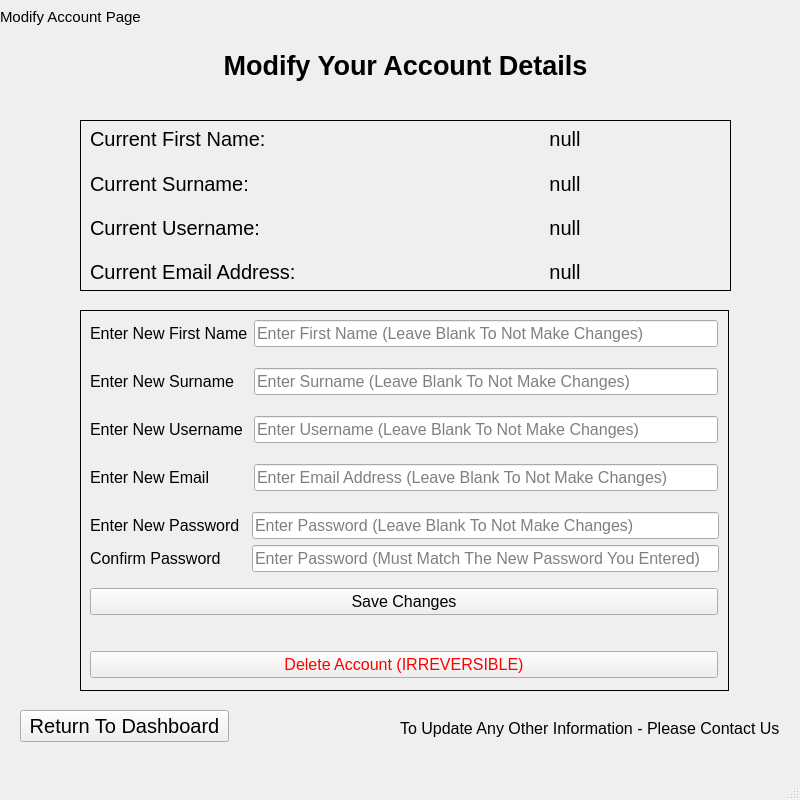
<?xml version="1.0" encoding="UTF-8"?>
<ui version="4.0">
 <class>MainWindow</class>
 <widget class="QMainWindow" name="MainWindow">
  <property name="geometry">
   <rect>
    <x>0</x>
    <y>0</y>
    <width>800</width>
    <height>800</height>
   </rect>
  </property>
  <property name="sizePolicy">
   <sizepolicy hsizetype="Fixed" vsizetype="Fixed">
    <horstretch>0</horstretch>
    <verstretch>0</verstretch>
   </sizepolicy>
  </property>
  <property name="minimumSize">
   <size>
    <width>800</width>
    <height>800</height>
   </size>
  </property>
  <property name="maximumSize">
   <size>
    <width>800</width>
    <height>800</height>
   </size>
  </property>
  <property name="windowTitle">
   <string>MainWindow</string>
  </property>
  <widget class="QWidget" name="centralwidget">
   <widget class="QLabel" name="labelForPage_3">
    <property name="geometry">
     <rect>
      <x>0</x>
      <y>0</y>
      <width>141</width>
      <height>33</height>
     </rect>
    </property>
    <property name="font">
     <font>
      <pointsize>11</pointsize>
      <weight>50</weight>
      <bold>false</bold>
      <kerning>true</kerning>
     </font>
    </property>
    <property name="tabletTracking">
     <bool>false</bool>
    </property>
    <property name="layoutDirection">
     <enum>Qt::LeftToRight</enum>
    </property>
    <property name="styleSheet">
     <string notr="true"/>
    </property>
    <property name="text">
     <string>Modify Account Page</string>
    </property>
   </widget>
   <widget class="QWidget" name="verticalLayoutWidget_2">
    <property name="geometry">
     <rect>
      <x>80</x>
      <y>30</y>
      <width>651</width>
      <height>71</height>
     </rect>
    </property>
    <layout class="QVBoxLayout" name="welcomeLayout_2">
     <item>
      <widget class="QLabel" name="welcomeHeader_2">
       <property name="font">
        <font>
         <pointsize>20</pointsize>
         <weight>75</weight>
         <bold>true</bold>
        </font>
       </property>
       <property name="mouseTracking">
        <bool>true</bool>
       </property>
       <property name="layoutDirection">
        <enum>Qt::LeftToRight</enum>
       </property>
       <property name="styleSheet">
        <string notr="true"/>
       </property>
       <property name="text">
        <string>Modify Your Account Details</string>
       </property>
       <property name="alignment">
        <set>Qt::AlignCenter</set>
       </property>
      </widget>
     </item>
    </layout>
   </widget>
   <widget class="QPushButton" name="returnToDashboard">
    <property name="geometry">
     <rect>
      <x>20</x>
      <y>710</y>
      <width>209</width>
      <height>32</height>
     </rect>
    </property>
    <property name="font">
     <font>
      <pointsize>15</pointsize>
     </font>
    </property>
    <property name="text">
     <string>Return To Dashboard</string>
    </property>
   </widget>
   <widget class="QLabel" name="currentUName_2">
    <property name="geometry">
     <rect>
      <x>400</x>
      <y>710</y>
      <width>391</width>
      <height>37</height>
     </rect>
    </property>
    <property name="font">
     <font>
      <pointsize>12</pointsize>
     </font>
    </property>
    <property name="text">
     <string>To Update Any Other Information - Please Contact Us </string>
    </property>
    <property name="wordWrap">
     <bool>true</bool>
    </property>
   </widget>
   <widget class="QFrame" name="frame">
    <property name="geometry">
     <rect>
      <x>80</x>
      <y>120</y>
      <width>651</width>
      <height>171</height>
     </rect>
    </property>
    <property name="frameShape">
     <enum>QFrame::Box</enum>
    </property>
    <property name="frameShadow">
     <enum>QFrame::Plain</enum>
    </property>
    <property name="lineWidth">
     <number>1</number>
    </property>
    <widget class="QWidget" name="gridLayoutWidget">
     <property name="geometry">
      <rect>
       <x>10</x>
       <y>0</y>
       <width>631</width>
       <height>171</height>
      </rect>
     </property>
     <layout class="QGridLayout" name="gridLayout_2">
      <item row="1" column="1">
       <widget class="QLabel" name="currentSName">
        <property name="font">
         <font>
          <pointsize>15</pointsize>
         </font>
        </property>
        <property name="text">
         <string>null</string>
        </property>
        <property name="alignment">
         <set>Qt::AlignCenter</set>
        </property>
        <property name="wordWrap">
         <bool>true</bool>
        </property>
       </widget>
      </item>
      <item row="1" column="0">
       <widget class="QLabel" name="label_2">
        <property name="font">
         <font>
          <pointsize>15</pointsize>
         </font>
        </property>
        <property name="text">
         <string>Current Surname:</string>
        </property>
       </widget>
      </item>
      <item row="2" column="1">
       <widget class="QLabel" name="currentUName">
        <property name="font">
         <font>
          <pointsize>15</pointsize>
         </font>
        </property>
        <property name="text">
         <string>null</string>
        </property>
        <property name="alignment">
         <set>Qt::AlignCenter</set>
        </property>
        <property name="wordWrap">
         <bool>true</bool>
        </property>
       </widget>
      </item>
      <item row="2" column="0">
       <widget class="QLabel" name="label_3">
        <property name="font">
         <font>
          <pointsize>15</pointsize>
         </font>
        </property>
        <property name="text">
         <string>Current Username:</string>
        </property>
       </widget>
      </item>
      <item row="3" column="1">
       <widget class="QLabel" name="currentEmail">
        <property name="font">
         <font>
          <pointsize>15</pointsize>
         </font>
        </property>
        <property name="text">
         <string>null</string>
        </property>
        <property name="alignment">
         <set>Qt::AlignCenter</set>
        </property>
        <property name="wordWrap">
         <bool>true</bool>
        </property>
       </widget>
      </item>
      <item row="3" column="0">
       <widget class="QLabel" name="label_4">
        <property name="font">
         <font>
          <pointsize>15</pointsize>
         </font>
        </property>
        <property name="text">
         <string>Current Email Address:</string>
        </property>
       </widget>
      </item>
      <item row="0" column="0">
       <widget class="QLabel" name="label">
        <property name="font">
         <font>
          <pointsize>15</pointsize>
         </font>
        </property>
        <property name="text">
         <string>Current First Name:</string>
        </property>
       </widget>
      </item>
      <item row="0" column="1">
       <widget class="QLabel" name="currentFName">
        <property name="font">
         <font>
          <pointsize>15</pointsize>
         </font>
        </property>
        <property name="text">
         <string>null</string>
        </property>
        <property name="alignment">
         <set>Qt::AlignCenter</set>
        </property>
        <property name="wordWrap">
         <bool>true</bool>
        </property>
       </widget>
      </item>
     </layout>
    </widget>
   </widget>
   <widget class="QFrame" name="frame_2">
    <property name="geometry">
     <rect>
      <x>80</x>
      <y>310</y>
      <width>649</width>
      <height>381</height>
     </rect>
    </property>
    <property name="frameShape">
     <enum>QFrame::Box</enum>
    </property>
    <property name="frameShadow">
     <enum>QFrame::Plain</enum>
    </property>
    <widget class="QWidget" name="gridLayoutWidget_2">
     <property name="geometry">
      <rect>
       <x>10</x>
       <y>0</y>
       <width>634</width>
       <height>380</height>
      </rect>
     </property>
     <layout class="QGridLayout" name="gridLayout_3">
      <item row="0" column="0">
       <widget class="QLabel" name="label_9">
        <property name="font">
         <font>
          <pointsize>12</pointsize>
         </font>
        </property>
        <property name="text">
         <string>Enter New First Name</string>
        </property>
       </widget>
      </item>
      <item row="9" column="0" colspan="2">
       <widget class="QPushButton" name="saveChanges">
        <property name="font">
         <font>
          <pointsize>12</pointsize>
         </font>
        </property>
        <property name="text">
         <string>Save Changes</string>
        </property>
       </widget>
      </item>
      <item row="3" column="0">
       <widget class="QLabel" name="label_10">
        <property name="font">
         <font>
          <pointsize>12</pointsize>
         </font>
        </property>
        <property name="text">
         <string>Enter New Surname</string>
        </property>
       </widget>
      </item>
      <item row="7" column="0">
       <widget class="QLabel" name="label_12">
        <property name="font">
         <font>
          <pointsize>12</pointsize>
         </font>
        </property>
        <property name="text">
         <string>Enter New Email</string>
        </property>
       </widget>
      </item>
      <item row="4" column="0" colspan="2">
       <spacer name="verticalSpacer_8">
        <property name="orientation">
         <enum>Qt::Vertical</enum>
        </property>
        <property name="sizeType">
         <enum>QSizePolicy::Fixed</enum>
        </property>
        <property name="sizeHint" stdset="0">
         <size>
          <width>20</width>
          <height>5</height>
         </size>
        </property>
       </spacer>
      </item>
      <item row="6" column="0" colspan="2">
       <spacer name="verticalSpacer_7">
        <property name="orientation">
         <enum>Qt::Vertical</enum>
        </property>
        <property name="sizeType">
         <enum>QSizePolicy::Fixed</enum>
        </property>
        <property name="sizeHint" stdset="0">
         <size>
          <width>20</width>
          <height>5</height>
         </size>
        </property>
       </spacer>
      </item>
      <item row="11" column="0" colspan="2">
       <widget class="QPushButton" name="deleteAccount">
        <property name="font">
         <font>
          <pointsize>12</pointsize>
         </font>
        </property>
        <property name="styleSheet">
         <string notr="true">color: red;</string>
        </property>
        <property name="text">
         <string>Delete Account (IRREVERSIBLE)</string>
        </property>
       </widget>
      </item>
      <item row="5" column="0">
       <widget class="QLabel" name="label_11">
        <property name="font">
         <font>
          <pointsize>12</pointsize>
         </font>
        </property>
        <property name="text">
         <string>Enter New Username</string>
        </property>
       </widget>
      </item>
      <item row="3" column="1">
       <widget class="QLineEdit" name="enterSurname">
        <property name="font">
         <font>
          <pointsize>12</pointsize>
         </font>
        </property>
        <property name="placeholderText">
         <string>Enter Surname (Leave Blank To Not Make Changes)</string>
        </property>
       </widget>
      </item>
      <item row="0" column="1">
       <widget class="QLineEdit" name="enterFirstName">
        <property name="font">
         <font>
          <pointsize>12</pointsize>
         </font>
        </property>
        <property name="placeholderText">
         <string>Enter First Name (Leave Blank To Not Make Changes)</string>
        </property>
       </widget>
      </item>
      <item row="7" column="1">
       <widget class="QLineEdit" name="enterEmail">
        <property name="font">
         <font>
          <pointsize>12</pointsize>
         </font>
        </property>
        <property name="placeholderText">
         <string>Enter Email Address (Leave Blank To Not Make Changes)</string>
        </property>
       </widget>
      </item>
      <item row="5" column="1">
       <widget class="QLineEdit" name="enterUsername">
        <property name="font">
         <font>
          <pointsize>12</pointsize>
         </font>
        </property>
        <property name="placeholderText">
         <string>Enter Username (Leave Blank To Not Make Changes)</string>
        </property>
       </widget>
      </item>
      <item row="8" column="0" colspan="3">
       <layout class="QGridLayout" name="gridLayout_6">
        <item row="0" column="0" colspan="3">
         <spacer name="verticalSpacer_6">
          <property name="orientation">
           <enum>Qt::Vertical</enum>
          </property>
          <property name="sizeType">
           <enum>QSizePolicy::Fixed</enum>
          </property>
          <property name="sizeHint" stdset="0">
           <size>
            <width>20</width>
            <height>5</height>
           </size>
          </property>
         </spacer>
        </item>
        <item row="1" column="2">
         <widget class="QLineEdit" name="enterPassword">
          <property name="font">
           <font>
            <pointsize>12</pointsize>
           </font>
          </property>
          <property name="placeholderText">
           <string>Enter Password (Leave Blank To Not Make Changes)</string>
          </property>
         </widget>
        </item>
        <item row="2" column="0">
         <widget class="QLabel" name="label_14">
          <property name="font">
           <font>
            <pointsize>12</pointsize>
           </font>
          </property>
          <property name="text">
           <string>Confirm Password</string>
          </property>
         </widget>
        </item>
        <item row="2" column="2">
         <widget class="QLineEdit" name="confirmPassword">
          <property name="font">
           <font>
            <pointsize>12</pointsize>
           </font>
          </property>
          <property name="placeholderText">
           <string>Enter Password (Must Match The New Password You Entered)</string>
          </property>
         </widget>
        </item>
        <item row="1" column="0">
         <widget class="QLabel" name="label_13">
          <property name="font">
           <font>
            <pointsize>12</pointsize>
           </font>
          </property>
          <property name="text">
           <string>Enter New Password</string>
          </property>
         </widget>
        </item>
        <item row="1" column="3">
         <spacer name="horizontalSpacer">
          <property name="orientation">
           <enum>Qt::Horizontal</enum>
          </property>
          <property name="sizeType">
           <enum>QSizePolicy::Fixed</enum>
          </property>
          <property name="sizeHint" stdset="0">
           <size>
            <width>5</width>
            <height>20</height>
           </size>
          </property>
         </spacer>
        </item>
        <item row="2" column="3">
         <spacer name="horizontalSpacer_2">
          <property name="orientation">
           <enum>Qt::Horizontal</enum>
          </property>
          <property name="sizeType">
           <enum>QSizePolicy::Fixed</enum>
          </property>
          <property name="sizeHint" stdset="0">
           <size>
            <width>1</width>
            <height>20</height>
           </size>
          </property>
         </spacer>
        </item>
       </layout>
      </item>
      <item row="1" column="0" colspan="2">
       <spacer name="verticalSpacer_9">
        <property name="orientation">
         <enum>Qt::Vertical</enum>
        </property>
        <property name="sizeType">
         <enum>QSizePolicy::Fixed</enum>
        </property>
        <property name="sizeHint" stdset="0">
         <size>
          <width>20</width>
          <height>5</height>
         </size>
        </property>
       </spacer>
      </item>
      <item row="10" column="0" colspan="2">
       <spacer name="verticalSpacer_5">
        <property name="orientation">
         <enum>Qt::Vertical</enum>
        </property>
        <property name="sizeType">
         <enum>QSizePolicy::Fixed</enum>
        </property>
        <property name="sizeHint" stdset="0">
         <size>
          <width>20</width>
          <height>20</height>
         </size>
        </property>
       </spacer>
      </item>
     </layout>
    </widget>
   </widget>
  </widget>
  <widget class="QMenuBar" name="menubar">
   <property name="geometry">
    <rect>
     <x>0</x>
     <y>0</y>
     <width>800</width>
     <height>21</height>
    </rect>
   </property>
  </widget>
  <widget class="QStatusBar" name="statusbar"/>
 </widget>
 <resources/>
 <connections/>
</ui>
